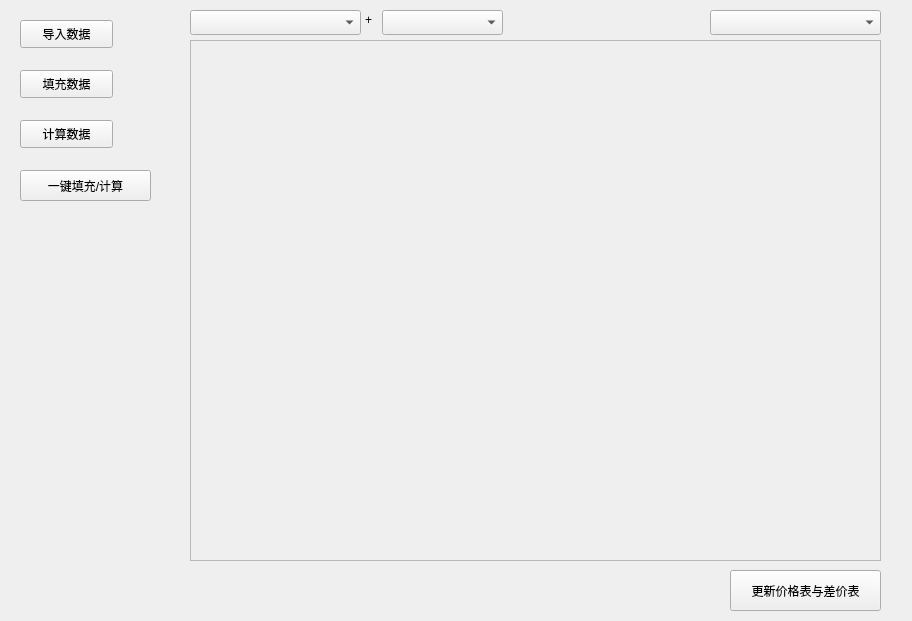
<?xml version="1.0" encoding="UTF-8"?>
<ui version="4.0">
 <class>Widget</class>
 <widget class="QWidget" name="Widget">
  <property name="geometry">
   <rect>
    <x>0</x>
    <y>0</y>
    <width>912</width>
    <height>621</height>
   </rect>
  </property>
  <property name="windowTitle">
   <string>Widget</string>
  </property>
  <widget class="QScrollArea" name="scrollArea">
   <property name="geometry">
    <rect>
     <x>190</x>
     <y>40</y>
     <width>691</width>
     <height>521</height>
    </rect>
   </property>
   <property name="sizePolicy">
    <sizepolicy hsizetype="Expanding" vsizetype="Expanding">
     <horstretch>0</horstretch>
     <verstretch>0</verstretch>
    </sizepolicy>
   </property>
   <property name="widgetResizable">
    <bool>true</bool>
   </property>
   <widget class="QWidget" name="scrollAreaWidgetContents">
    <property name="geometry">
     <rect>
      <x>0</x>
      <y>0</y>
      <width>689</width>
      <height>519</height>
     </rect>
    </property>
    <layout class="QVBoxLayout" name="verticalLayout"/>
   </widget>
  </widget>
  <widget class="QComboBox" name="comboBox">
   <property name="geometry">
    <rect>
     <x>190</x>
     <y>10</y>
     <width>171</width>
     <height>25</height>
    </rect>
   </property>
  </widget>
  <widget class="QPushButton" name="pushButton_update">
   <property name="geometry">
    <rect>
     <x>730</x>
     <y>570</y>
     <width>151</width>
     <height>41</height>
    </rect>
   </property>
   <property name="text">
    <string>更新价格表与差价表</string>
   </property>
  </widget>
  <widget class="QPushButton" name="pushButton_input">
   <property name="geometry">
    <rect>
     <x>20</x>
     <y>20</y>
     <width>93</width>
     <height>28</height>
    </rect>
   </property>
   <property name="text">
    <string>导入数据</string>
   </property>
  </widget>
  <widget class="QComboBox" name="comboBox_2">
   <property name="geometry">
    <rect>
     <x>710</x>
     <y>10</y>
     <width>171</width>
     <height>25</height>
    </rect>
   </property>
  </widget>
  <widget class="QPushButton" name="pushButton_fill">
   <property name="geometry">
    <rect>
     <x>20</x>
     <y>70</y>
     <width>93</width>
     <height>28</height>
    </rect>
   </property>
   <property name="text">
    <string>填充数据</string>
   </property>
  </widget>
  <widget class="QPushButton" name="pushButton_compute">
   <property name="geometry">
    <rect>
     <x>20</x>
     <y>120</y>
     <width>93</width>
     <height>28</height>
    </rect>
   </property>
   <property name="text">
    <string>计算数据</string>
   </property>
  </widget>
  <widget class="QPushButton" name="pushButton_all">
   <property name="geometry">
    <rect>
     <x>20</x>
     <y>170</y>
     <width>131</width>
     <height>31</height>
    </rect>
   </property>
   <property name="styleSheet">
    <string notr="true"/>
   </property>
   <property name="text">
    <string>一键填充/计算</string>
   </property>
  </widget>
  <widget class="QComboBox" name="comboBox_3">
   <property name="geometry">
    <rect>
     <x>382</x>
     <y>10</y>
     <width>121</width>
     <height>25</height>
    </rect>
   </property>
  </widget>
  <widget class="QLabel" name="label">
   <property name="geometry">
    <rect>
     <x>365</x>
     <y>10</y>
     <width>16</width>
     <height>20</height>
    </rect>
   </property>
   <property name="text">
    <string>+</string>
   </property>
  </widget>
 </widget>
 <resources/>
 <connections/>
</ui>
